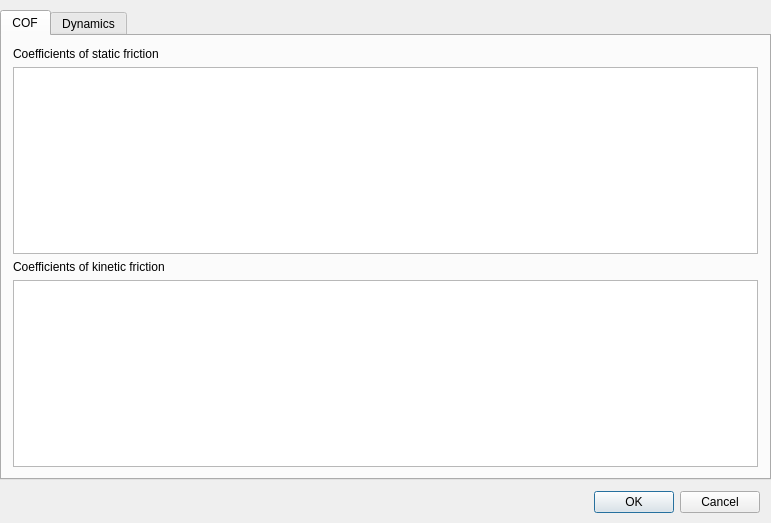
<?xml version="1.0" encoding="UTF-8"?>
<ui version="4.0">
 <class>SettingsDlgUI</class>
 <widget class="QDialog" name="SettingsDlgUI">
  <property name="geometry">
   <rect>
    <x>0</x>
    <y>0</y>
    <width>771</width>
    <height>523</height>
   </rect>
  </property>
  <property name="windowTitle">
   <string>Settings</string>
  </property>
  <widget class="QWidget" name="Layout9">
   <property name="geometry">
    <rect>
     <x>11</x>
     <y>485</y>
     <width>749</width>
     <height>35</height>
    </rect>
   </property>
   <layout class="QHBoxLayout">
    <property name="spacing">
     <number>6</number>
    </property>
    <property name="leftMargin">
     <number>0</number>
    </property>
    <property name="topMargin">
     <number>0</number>
    </property>
    <property name="rightMargin">
     <number>0</number>
    </property>
    <property name="bottomMargin">
     <number>0</number>
    </property>
    <item>
     <spacer>
      <property name="orientation">
       <enum>Qt::Horizontal</enum>
      </property>
      <property name="sizeType">
       <enum>QSizePolicy::Expanding</enum>
      </property>
      <property name="sizeHint" stdset="0">
       <size>
        <width>20</width>
        <height>0</height>
       </size>
      </property>
     </spacer>
    </item>
    <item>
     <widget class="QPushButton" name="okButton">
      <property name="text">
       <string>OK</string>
      </property>
      <property name="default">
       <bool>true</bool>
      </property>
     </widget>
    </item>
    <item>
     <widget class="QPushButton" name="cancelButton">
      <property name="text">
       <string>Cancel</string>
      </property>
     </widget>
    </item>
   </layout>
  </widget>
  <widget class="QTabWidget" name="settingsTabs">
   <property name="geometry">
    <rect>
     <x>0</x>
     <y>10</y>
     <width>771</width>
     <height>470</height>
    </rect>
   </property>
   <property name="currentIndex">
    <number>0</number>
   </property>
   <widget class="QWidget" name="cofTab">
    <attribute name="title">
     <string>COF</string>
    </attribute>
    <layout class="QVBoxLayout">
     <property name="spacing">
      <number>6</number>
     </property>
     <property name="leftMargin">
      <number>11</number>
     </property>
     <property name="topMargin">
      <number>11</number>
     </property>
     <property name="rightMargin">
      <number>11</number>
     </property>
     <property name="bottomMargin">
      <number>11</number>
     </property>
     <item>
      <widget class="QLabel" name="TextLabel1">
       <property name="text">
        <string>Coefficients of static friction</string>
       </property>
       <property name="wordWrap">
        <bool>false</bool>
       </property>
      </widget>
     </item>
     <item>
      <widget class="QTableView" name="staticFrictionTable"/>
     </item>
     <item>
      <widget class="QLabel" name="TextLabel2">
       <property name="text">
        <string>Coefficients of kinetic friction</string>
       </property>
       <property name="wordWrap">
        <bool>false</bool>
       </property>
      </widget>
     </item>
     <item>
      <widget class="QTableView" name="kineticFrictionTable"/>
     </item>
    </layout>
   </widget>
   <widget class="QWidget" name="dynamicsTab">
    <attribute name="title">
     <string>Dynamics</string>
    </attribute>
    <layout class="QVBoxLayout">
     <property name="spacing">
      <number>6</number>
     </property>
     <property name="leftMargin">
      <number>11</number>
     </property>
     <property name="topMargin">
      <number>11</number>
     </property>
     <property name="rightMargin">
      <number>11</number>
     </property>
     <property name="bottomMargin">
      <number>11</number>
     </property>
     <item>
      <layout class="QHBoxLayout">
       <property name="spacing">
        <number>6</number>
       </property>
       <property name="leftMargin">
        <number>0</number>
       </property>
       <property name="topMargin">
        <number>0</number>
       </property>
       <property name="rightMargin">
        <number>0</number>
       </property>
       <property name="bottomMargin">
        <number>0</number>
       </property>
       <item>
        <widget class="QLabel" name="TextLabel3">
         <property name="text">
          <string>Default Timestep (msec):</string>
         </property>
         <property name="wordWrap">
          <bool>false</bool>
         </property>
        </widget>
       </item>
       <item>
        <widget class="QLineEdit" name="timeStepLine">
         <property name="sizePolicy">
          <sizepolicy hsizetype="Fixed" vsizetype="Fixed">
           <horstretch>0</horstretch>
           <verstretch>0</verstretch>
          </sizepolicy>
         </property>
        </widget>
       </item>
       <item>
        <spacer>
         <property name="orientation">
          <enum>Qt::Horizontal</enum>
         </property>
         <property name="sizeType">
          <enum>QSizePolicy::Expanding</enum>
         </property>
         <property name="sizeHint" stdset="0">
          <size>
           <width>520</width>
           <height>0</height>
          </size>
         </property>
        </spacer>
       </item>
      </layout>
     </item>
     <item>
      <spacer>
       <property name="orientation">
        <enum>Qt::Vertical</enum>
       </property>
       <property name="sizeType">
        <enum>QSizePolicy::Expanding</enum>
       </property>
       <property name="sizeHint" stdset="0">
        <size>
         <width>0</width>
         <height>20</height>
        </size>
       </property>
      </spacer>
     </item>
    </layout>
   </widget>
  </widget>
 </widget>
 <layoutdefault spacing="6" margin="11"/>
 <pixmapfunction>qPixmapFromMimeSource</pixmapfunction>
 <tabstops>
  <tabstop>settingsTabs</tabstop>
  <tabstop>timeStepLine</tabstop>
  <tabstop>okButton</tabstop>
  <tabstop>cancelButton</tabstop>
 </tabstops>
 <resources/>
 <connections>
  <connection>
   <sender>cancelButton</sender>
   <signal>clicked()</signal>
   <receiver>SettingsDlgUI</receiver>
   <slot>reject()</slot>
   <hints>
    <hint type="sourcelabel">
     <x>20</x>
     <y>20</y>
    </hint>
    <hint type="destinationlabel">
     <x>20</x>
     <y>20</y>
    </hint>
   </hints>
  </connection>
  <connection>
   <sender>okButton</sender>
   <signal>clicked()</signal>
   <receiver>SettingsDlgUI</receiver>
   <slot>validateDlg()</slot>
   <hints>
    <hint type="sourcelabel">
     <x>20</x>
     <y>20</y>
    </hint>
    <hint type="destinationlabel">
     <x>20</x>
     <y>20</y>
    </hint>
   </hints>
  </connection>
 </connections>
</ui>
